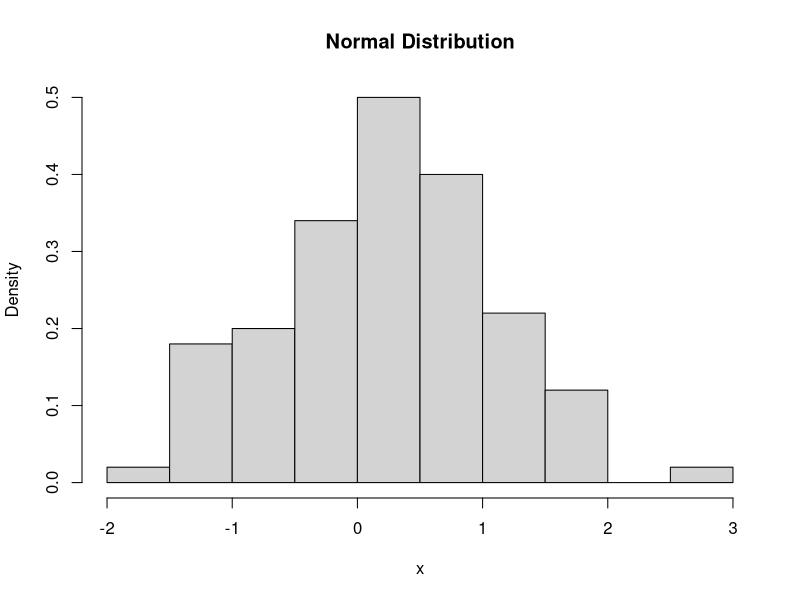
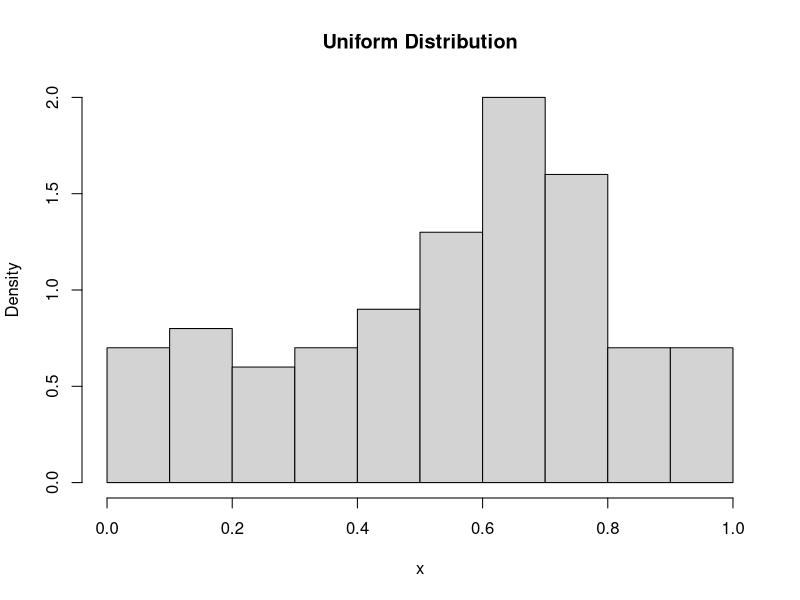

Here is the R script that generated these plots, in order:
##########
# Create histograms of various distributions
##########

# Normal Distribution
x <- rnorm(100)
print(x)
pdf("normal-hist.pdf")
hist(x, freq = FALSE, main = "Normal Distribution")
dev.off()

# Uniform Distribution
x <- runif(100)
print(x)
pdf("uniform-hist.pdf")
hist(x, freq = FALSE, main = "Uniform Distribution")
dev.off()
